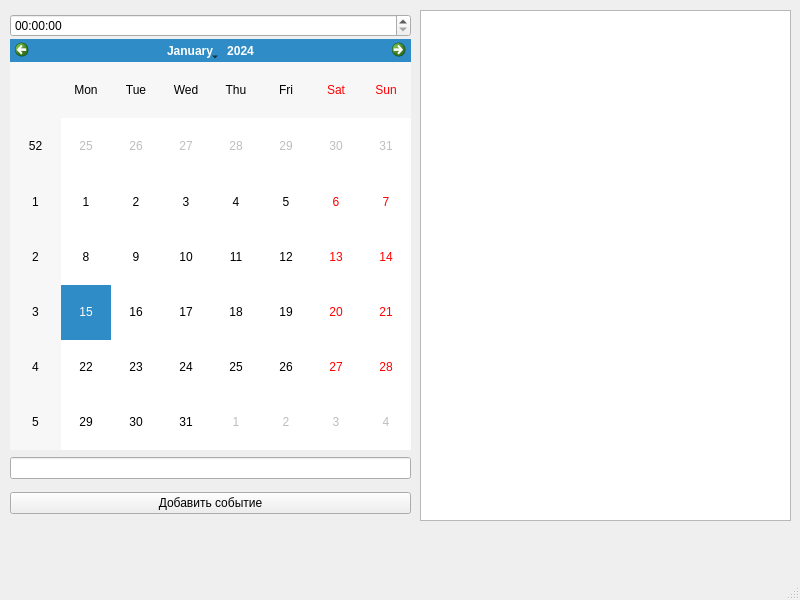
<?xml version="1.0" encoding="UTF-8"?>
<ui version="4.0">
 <class>MainWindow</class>
 <widget class="QMainWindow" name="MainWindow">
  <property name="geometry">
   <rect>
    <x>0</x>
    <y>0</y>
    <width>800</width>
    <height>600</height>
   </rect>
  </property>
  <property name="windowTitle">
   <string>MainWindow</string>
  </property>
  <widget class="QWidget" name="centralwidget">
   <widget class="QWidget" name="horizontalLayoutWidget">
    <property name="geometry">
     <rect>
      <x>10</x>
      <y>10</y>
      <width>401</width>
      <height>31</height>
     </rect>
    </property>
    <layout class="QHBoxLayout" name="horizontalLayout">
     <item>
      <widget class="QTimeEdit" name="timeEdit"/>
     </item>
    </layout>
   </widget>
   <widget class="QWidget" name="verticalLayoutWidget">
    <property name="geometry">
     <rect>
      <x>420</x>
      <y>10</y>
      <width>371</width>
      <height>511</height>
     </rect>
    </property>
    <layout class="QVBoxLayout" name="verticalLayout">
     <item>
      <widget class="QListWidget" name="eventList"/>
     </item>
    </layout>
   </widget>
   <widget class="QWidget" name="verticalLayoutWidget_2">
    <property name="geometry">
     <rect>
      <x>10</x>
      <y>39</y>
      <width>401</width>
      <height>411</height>
     </rect>
    </property>
    <layout class="QVBoxLayout" name="verticalLayout_2">
     <item>
      <widget class="QCalendarWidget" name="calendarWidget"/>
     </item>
    </layout>
   </widget>
   <widget class="QWidget" name="verticalLayoutWidget_3">
    <property name="geometry">
     <rect>
      <x>10</x>
      <y>450</y>
      <width>401</width>
      <height>71</height>
     </rect>
    </property>
    <layout class="QVBoxLayout" name="verticalLayout_3">
     <item>
      <widget class="QLineEdit" name="lineEdit"/>
     </item>
     <item>
      <widget class="QPushButton" name="addEventBtn">
       <property name="text">
        <string>Добавить событие</string>
       </property>
      </widget>
     </item>
    </layout>
   </widget>
  </widget>
  <widget class="QMenuBar" name="menubar">
   <property name="geometry">
    <rect>
     <x>0</x>
     <y>0</y>
     <width>800</width>
     <height>26</height>
    </rect>
   </property>
  </widget>
  <widget class="QStatusBar" name="statusbar"/>
 </widget>
 <resources/>
 <connections/>
</ui>
